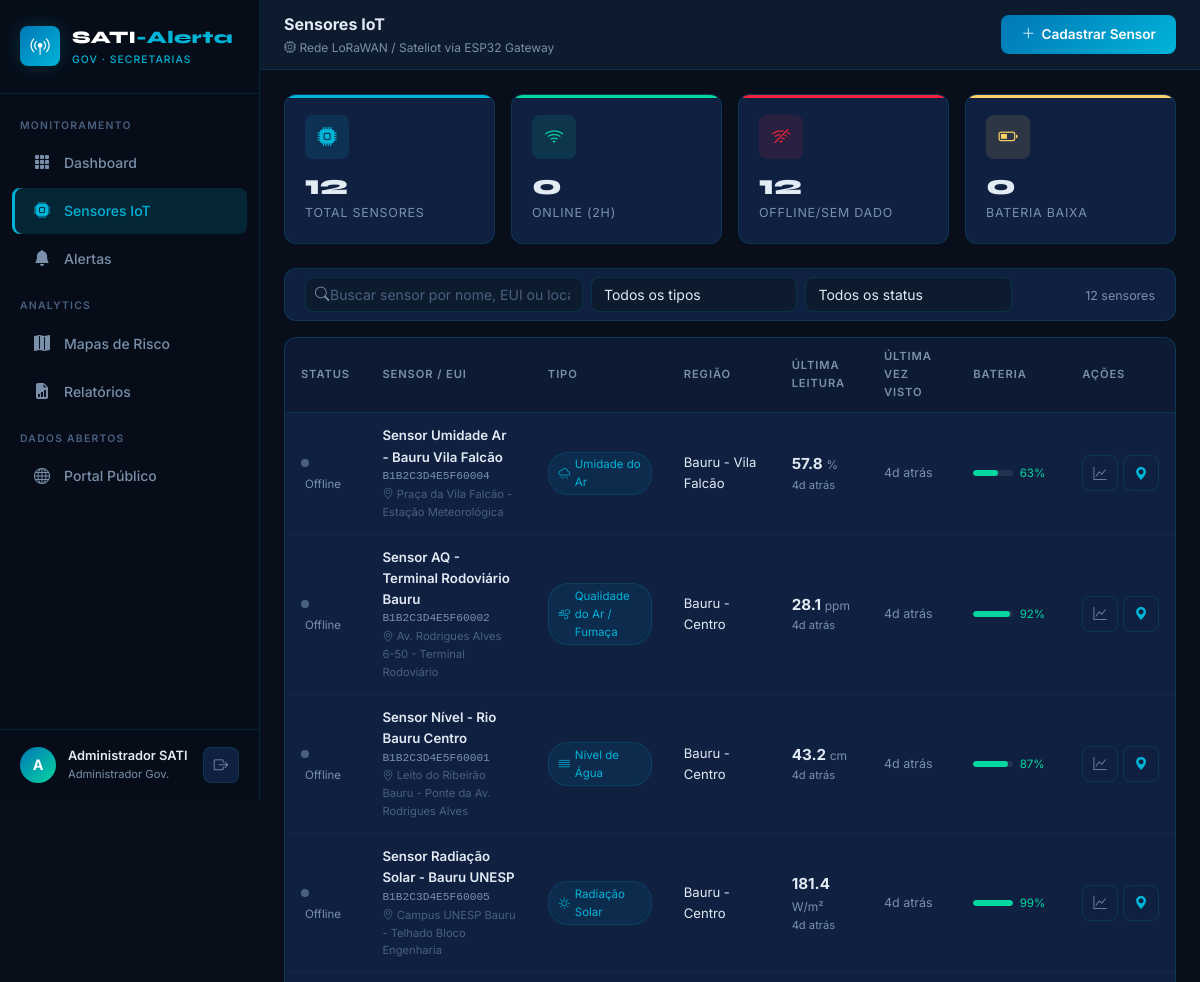
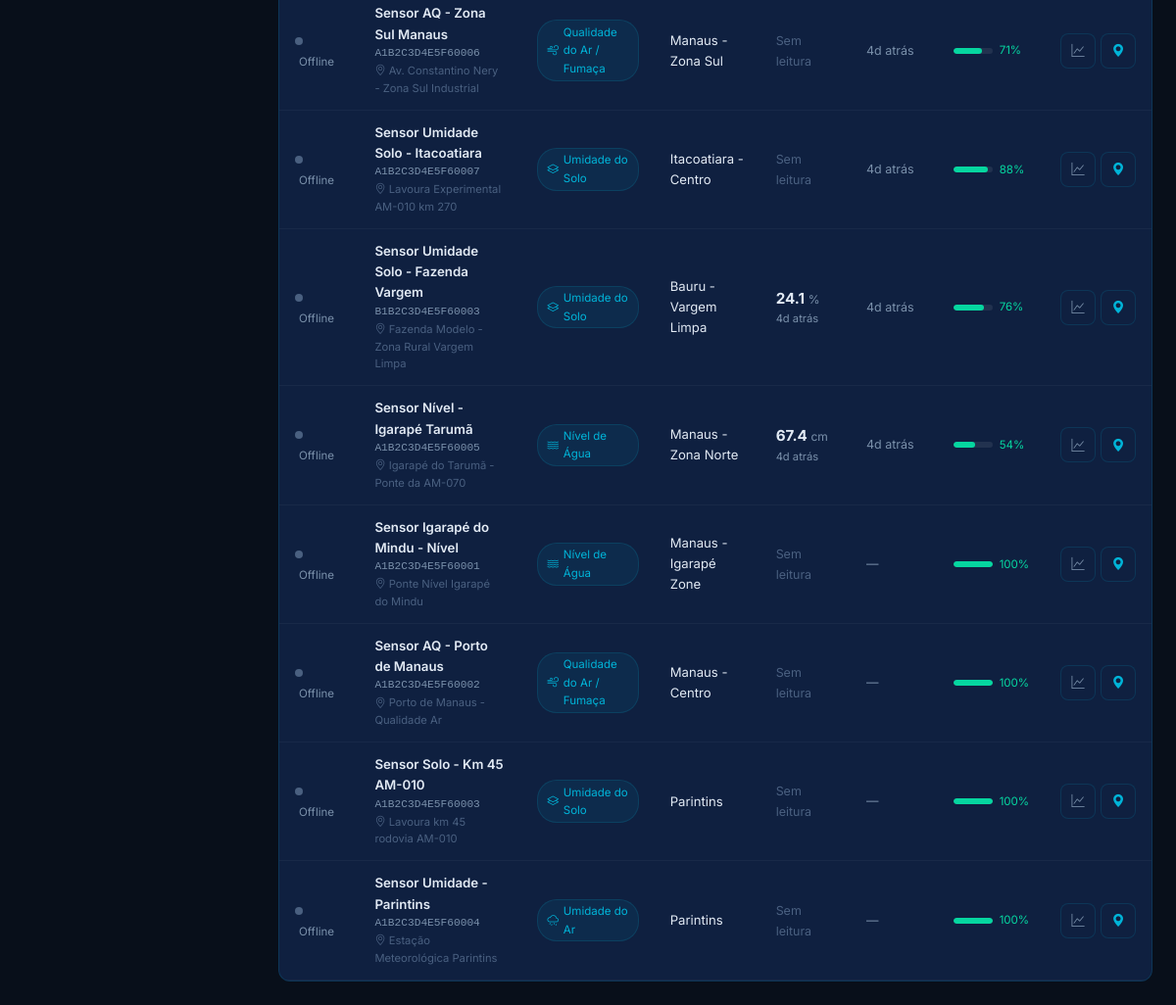
Page /public/admin/sensors (signed in) on the committed database (2 pictures, top to bottom).
### tables this page shows
CREATE TABLE `sensors` (
  `id` int(10) unsigned NOT NULL AUTO_INCREMENT,
  `eui` varchar(32) NOT NULL COMMENT 'DevEUI LoRaWAN ??nico do sensor',
  `name` varchar(100) DEFAULT NULL,
  `sensor_type_id` smallint(5) unsigned NOT NULL,
  `region_id` int(10) unsigned NOT NULL,
  `latitude` decimal(10,7) NOT NULL,
  `longitude` decimal(10,7) NOT NULL,
  `altitude_m` decimal(8,2) DEFAULT NULL,
  `location_desc` varchar(255) DEFAULT NULL COMMENT 'Descri????o textual da localiza????o',
  `installed_at` date DEFAULT NULL,
  `last_seen_at` timestamp NULL DEFAULT NULL,
  `battery_pct` tinyint(3) unsigned DEFAULT 100,
  `is_active` tinyint(1) DEFAULT 1,
  `metadata` longtext DEFAULT NULL COMMENT 'Configura????es extras por tipo de sensor' CHECK (json_valid(`metadata`)),
  `created_at` timestamp NOT NULL DEFAULT current_timestamp(),
  PRIMARY KEY (`id`),
  UNIQUE KEY `eui` (`eui`),
  KEY `sensor_type_id` (`sensor_type_id`),
  KEY `region_id` (`region_id`),
  CONSTRAINT `sensors_ibfk_1` FOREIGN KEY (`sensor_type_id`) REFERENCES `sensor_types` (`id`),
  CONSTRAINT `sensors_ibfk_2` FOREIGN KEY (`region_id`) REFERENCES `regions` (`id`)
);

CREATE TABLE `sensor_types` (
  `id` smallint(5) unsigned NOT NULL AUTO_INCREMENT,
  `code` varchar(50) NOT NULL,
  `name` varchar(100) NOT NULL,
  `unit` varchar(20) DEFAULT NULL COMMENT 'Unidade de medida: ppm, cm, %, ??Sv/h etc.',
  `description` text DEFAULT NULL,
  `icon` varchar(50) DEFAULT 'bi-cpu',
  `min_safe` decimal(12,4) DEFAULT NULL COMMENT 'Limite m??nimo seguro',
  `max_safe` decimal(12,4) DEFAULT NULL COMMENT 'Limite m??ximo seguro',
  `created_at` timestamp NOT NULL DEFAULT current_timestamp(),
  PRIMARY KEY (`id`),
  UNIQUE KEY `code` (`code`)
);

CREATE TABLE `regions` (
  `id` int(10) unsigned NOT NULL AUTO_INCREMENT,
  `name` varchar(120) NOT NULL,
  `state` char(2) NOT NULL,
  `city` varchar(100) DEFAULT NULL,
  `latitude` decimal(10,7) DEFAULT NULL,
  `longitude` decimal(10,7) DEFAULT NULL,
  `geojson` longtext DEFAULT NULL COMMENT 'Pol??gono GeoJSON da regi??o para o mapa' CHECK (json_valid(`geojson`)),
  `created_at` timestamp NOT NULL DEFAULT current_timestamp(),
  PRIMARY KEY (`id`)
);

### core/Helper.php (called while the page is built, shortened)
<?php
class Helper
{
    private static string $baseUrl = '';
    public static function setBaseUrl(string $url): void
    {
        self::$baseUrl = rtrim($url, '/');
    }
    public static function getBaseUrl(): string
    {
        return self::$baseUrl;
    }
    public static function url(string $path = ''): string
    {
        $base = self::getBaseUrl();
        $path = ltrim($path, '/');
        if ($path === 'public' || $path === 'index.php') {
            $path = '';
        }
        if (str_contains($base, 'localhost/appSati-alerta') || str_contains($base, '127.0.0.1/appSati-alerta')) {
            return $path === '' ? $base . '/public' : $base . '/public/' . $path;
        }
        return $path === '' ? $base : $base . '/' . $path;
    }
    public static function asset(string $path): string
    {
        $base     = self::getBaseUrl();
        $root     = defined('ROOT_PATH') ? ROOT_PATH : dirname(__DIR__);
        $path     = ltrim($path, '/');
        $filePath = $root . '/public/assets/' . $path;
        $version  = file_exists($filePath) ? '?v=' . filemtime($filePath) : '';
        return $base . '/public/assets/' . $path . $version;
    }
    public static function e(mixed $value): string
    {
        return htmlspecialchars((string)$value, ENT_QUOTES | ENT_HTML5, 'UTF-8');
    }
    public static function timeAgo(string $date): string
    {
        $diff = time() - strtotime($date);
        return match (true) {
            $diff < 60     => 'agora mesmo',
            $diff < 3600   => floor($diff / 60) . ' min atrás',
            $diff < 86400  => floor($diff / 3600) . 'h atrás',
            default        => floor($diff / 86400) . 'd atrás',
        };
    }
}

### core/Auth.php (called while the page is built, shortened)
<?php
class Auth
{
    private static ?array $currentUser = null;
    public static function user(): ?array
    {
        if (self::$currentUser === null) {
            self::$currentUser = Session::get('user');
        }
        return self::$currentUser;
    }
}

### core/Database.php (called while the page is built, shortened)
<?php
class Database
{
    private static ?PDO $instance = null;
    public static function getInstance(): PDO
    {
        return self::$instance;
    }
    private static function connect(): void
    {
        $cfg = Config::get('database');
        $dsn = "mysql:host={$cfg['host']};port={$cfg['port']};dbname={$cfg['name']};charset={$cfg['charset']}";
        try {
            self::$instance = new PDO($dsn, $cfg['user'], $cfg['pass'], $cfg['options']);
        } catch (PDOException $e) {
            error_log('[SATI-DB] Conexão falhou: ' . $e->getMessage());
            throw new \RuntimeException('Falha na conexão com o banco de dados: ' . $e->getMessage(), (int)$e->getCode(), $e);
        }
    }
    public static function query(string $sql, array $params = []): \PDOStatement
    {
        $pdo  = self::getInstance();
        $stmt = $pdo->prepare($sql);
        $stmt->execute($params);
        return $stmt;
    }
    public static function fetchAll(string $sql, array $params = []): array
    {
        return self::query($sql, $params)->fetchAll();
    }
}

### public/views/admin/sensors.php (the view, shortened to what this page needs)
<?php
$user = Auth::user();
$sensors = Database::fetchAll(
    "SELECT s.id, s.eui, s.name, s.latitude, s.longitude, s.location_desc,
            s.battery_pct, s.is_active, s.last_seen_at, s.installed_at,
            st.code AS type_code, st.name AS type_name, st.unit, st.icon,
            r.name AS region_name,
            (SELECT value FROM sensor_readings sr
             WHERE sr.sensor_id = s.id ORDER BY sr.recorded_at DESC LIMIT 1) AS last_value,
            (SELECT recorded_at FROM sensor_readings sr
             WHERE sr.sensor_id = s.id ORDER BY sr.recorded_at DESC LIMIT 1) AS last_reading_at
     FROM sensors s
     JOIN sensor_types st ON st.id = s.sensor_type_id
     JOIN regions r ON r.id = s.region_id
     ORDER BY s.is_active DESC, s.last_seen_at DESC"
);
$totalSensors  = count($sensors);
$onlineSensors = count(array_filter($sensors, fn($s) => $s['is_active'] && $s['last_seen_at'] && strtotime($s['last_seen_at']) > time() - 7200));
$offlineSensors = $totalSensors - $onlineSensors;
?>
<!DOCTYPE html>
<html lang="pt-BR">
<head>
  <link href="https://cdn.jsdelivr.net/npm/bootstrap@5.3.3/dist/css/bootstrap.min.css" rel="stylesheet">
  <link href="https://cdn.jsdelivr.net/npm/bootstrap-icons@1.11.3/font/bootstrap-icons.min.css" rel="stylesheet">
  <link href="<?= Helper::asset('css/style.css') ?>" rel="stylesheet">
</head>
<body>
<div class="app-shell">
  <aside class="sidebar">
    <div class="sidebar-brand">
      <div class="brand-icon"><i class="bi bi-broadcast-pin" style="color:#fff"></i></div>
      <div>
        <div class="brand-name">SATI<span style="color:var(--sati-teal)">-Alerta</span></div>
        <div class="brand-tag">Gov · Secretarias</div>
      </div>
    </div>
    <nav class="sidebar-nav">
      <div class="nav-section-label">Monitoramento</div>
      <a href="<?= Helper::url('admin/dashboard') ?>" class="nav-link"><i class="bi bi-grid-3x3-gap-fill"></i> Dashboard</a>
      <a href="<?= Helper::url('admin/sensors') ?>" class="nav-link active"><i class="bi bi-cpu-fill"></i> Sensores IoT</a>
      <a href="<?= Helper::url('admin/alerts') ?>" class="nav-link"><i class="bi bi-bell-fill"></i> Alertas</a>
      <div class="nav-section-label mt-2">Analytics</div>
      <a href="#" class="nav-link"><i class="bi bi-map-fill"></i> Mapas de Risco</a>
      <a href="<?= Helper::url('admin/reports') ?>" class="nav-link"><i class="bi bi-file-earmark-bar-graph-fill"></i> Relatórios</a>
      <div class="nav-section-label mt-2">Dados Abertos</div>
      <a href="<?= Helper::url('public') ?>" class="nav-link"><i class="bi bi-globe"></i> Portal Público</a>
    </nav>
    <div class="sidebar-footer">
      <div class="user-info">
        <div class="user-avatar"><?= strtoupper(substr($user['name'], 0, 1)) ?></div>
        <div><div class="user-name"><?= Helper::e($user['name']) ?></div><div class="user-role">Administrador Gov.</div></div>
        <a href="<?= Helper::url('logout') ?>" class="ms-auto btn-icon" title="Sair" style="text-decoration:none"><i class="bi bi-box-arrow-right"></i></a>
      </div>
    </div>
  </aside>
  <main class="main-content">
    <div class="topbar">
      <div>
        <div class="topbar-title">Sensores IoT</div>
        <div class="topbar-subtitle"><i class="bi bi-cpu"></i> Rede LoRaWAN / Sateliot via ESP32 Gateway</div>
      </div>
      <div class="topbar-actions">
        <button class="btn-sati-primary" data-bs-toggle="modal" data-bs-target="#modalAddSensor">
          <i class="bi bi-plus-lg"></i> <span class="d-none d-sm-inline">Cadastrar Sensor</span>
        </button>
      </div>
    </div>
    <div class="page-content">
      <div class="kpi-grid mb-4" style="grid-template-columns:repeat(auto-fit,minmax(160px,1fr))">
        <div class="kpi-card accent-teal fade-in-up">
          <div class="kpi-icon"><i class="bi bi-cpu-fill"></i></div>
          <div class="kpi-value"><?= $totalSensors ?></div>
          <div class="kpi-label">Total Sensores</div>
        </div>
        <div class="kpi-card accent-green fade-in-up">
          <div class="kpi-icon" style="--accent-color:var(--sati-green)"><i class="bi bi-wifi"></i></div>
          <div class="kpi-value"><?= $onlineSensors ?></div>
          <div class="kpi-label">Online (2h)</div>
        </div>
        <div class="kpi-card accent-danger fade-in-up">
          <div class="kpi-icon" style="--accent-color:var(--sati-danger)"><i class="bi bi-wifi-off"></i></div>
          <div class="kpi-value"><?= $offlineSensors ?></div>
          <div class="kpi-label">Offline/Sem Dado</div>
        </div>
        <div class="kpi-card accent-warning fade-in-up">
          <div class="kpi-icon" style="--accent-color:var(--sati-warning)"><i class="bi bi-battery-half"></i></div>
          <div class="kpi-value"><?= count(array_filter($sensors, fn($s) => ($s['battery_pct'] ?? 100) < 20)) ?></div>
          <div class="kpi-label">Bateria Baixa</div>
        </div>
      </div>
      <div class="panel mb-3">
        <div class="panel-body py-2">
          <div class="row g-2 align-items-center">
            <div class="col-md-4">
              <div style="position:relative">
                <i class="bi bi-search" style="position:absolute;left:10px;top:50%;transform:translateY(-50%);color:var(--sati-text-muted)"></i>
                <input type="text" id="sensor-search" class="form-control ps-4" placeholder="Buscar sensor por nome, EUI ou localização...">
              </div>
            </div>
            <div class="col-md-3">
              <select id="filter-type" class="form-select">
                <option value="">Todos os tipos</option>
              </select>
            </div>
            <div class="col-md-3">
              <select id="filter-status" class="form-select">
                <option value="">Todos os status</option>
              </select>
            </div>
            <div class="col-md-2 text-end">
              <span style="font-size:.78rem;color:var(--sati-text-muted)" id="sensor-count"><?= $totalSensors ?> sensores</span>
            </div>
          </div>
        </div>
      </div>
      <div class="panel">
        <div class="panel-body p-0">
          <div style="overflow-x:auto">
            <table class="sati-table" id="sensors-table">
              <thead>
                <tr>
                  <th>Status</th>
                  <th>Sensor / EUI</th>
                  <th>Tipo</th>
                  <th>Região</th>
                  <th>Última Leitura</th>
                  <th>Última Vez Visto</th>
                  <th>Bateria</th>
                  <th>Ações</th>
                </tr>
              </thead>
              <tbody>
                <?php foreach ($sensors as $sensor):
                    $isOnline   = $sensor['is_active'] && $sensor['last_seen_at'] && strtotime($sensor['last_seen_at']) > time() - 7200;
                    $statusClass= $isOnline ? 'online' : 'offline';
                    $batteryPct = (int)($sensor['battery_pct'] ?? 100);
                    $batteryColor = $batteryPct < 20 ? 'var(--sati-danger)' : ($batteryPct < 50 ? 'var(--sati-warning)' : 'var(--sati-green)');
                ?>
                <tr class="sensor-row"
                    data-type="<?= Helper::e($sensor['type_code']) ?>"
                    data-status="<?= $isOnline ? 'online' : 'offline' ?>">
                  <td>
                    <span class="status-dot <?= $statusClass ?>"></span>
                    <span style="font-size:.72rem;color:var(--sati-text-muted);margin-left:4px"><?= $isOnline ? 'Online' : 'Offline' ?></span>
                  </td>
                  <td>
                    <div style="font-weight:600;color:var(--sati-text);font-size:.83rem"><?= Helper::e($sensor['name'] ?? 'Sem nome') ?></div>
                    <div style="font-size:.7rem;color:var(--sati-text-muted);font-family:monospace"><?= Helper::e($sensor['eui']) ?></div>
                    <?php if ($sensor['location_desc']): ?>
                      <div style="font-size:.7rem;color:var(--sati-text-dim)"><i class="bi bi-geo-alt"></i> <?= Helper::e($sensor['location_desc']) ?></div>
                    <?php endif; ?>
                  </td>
                  <td>
                    <span style="display:inline-flex;align-items:center;gap:.3rem;background:rgba(0,180,216,.08);border:1px solid rgba(0,180,216,.15);border-radius:20px;padding:.15rem .6rem;font-size:.72rem;color:var(--sati-teal)">
                      <i class="bi <?= Helper::e($sensor['icon'] ?? 'bi-cpu') ?>"></i>
                      <?= Helper::e($sensor['type_name']) ?>
                    </span>
                  </td>
                  <td style="font-size:.82rem"><?= Helper::e($sensor['region_name']) ?></td>
                  <td>
                    <?php if ($sensor['last_value'] !== null): ?>
                      <strong style="font-size:.95rem"><?= round((float)$sensor['last_value'], 1) ?></strong>
                      <span style="color:var(--sati-text-muted);font-size:.75rem"> <?= Helper::e($sensor['unit'] ?? '') ?></span>
                      <?php if ($sensor['last_reading_at']): ?>
                        <div style="font-size:.7rem;color:var(--sati-text-muted)"><?= Helper::timeAgo($sensor['last_reading_at']) ?></div>
                      <?php endif; ?>
                    <?php else: ?>
                      <span style="color:var(--sati-text-dim);font-size:.78rem">Sem leitura</span>
                    <?php endif; ?>
                  </td>
                  <td style="font-size:.78rem;color:var(--sati-text-muted)">
                    <?= $sensor['last_seen_at'] ? Helper::timeAgo($sensor['last_seen_at']) : '—' ?>
                  </td>
                  <td>
                    <?php if ($batteryPct !== null): ?>
                      <div style="display:flex;align-items:center;gap:.4rem">
                        <div style="width:40px;height:6px;background:rgba(255,255,255,.08);border-radius:3px;overflow:hidden">
                          <div style="width:<?= $batteryPct ?>%;height:100%;background:<?= $batteryColor ?>;border-radius:3px;transition:.5s"></div>
                        </div>
                        <span style="font-size:.72rem;color:<?= $batteryColor ?>"><?= $batteryPct ?>%</span>
                      </div>
                    <?php else: ?>
                      <span style="color:var(--sati-text-dim)">—</span>
                    <?php endif; ?>
                  </td>
                  <td>
                    <div style="display:flex;gap:.3rem">
                      <button class="btn-icon" title="Ver histórico" onclick="viewSensorHistory(<?= $sensor['id'] ?>, '<?= Helper::e($sensor['name']) ?>')">
                        <i class="bi bi-graph-up"></i>
                      </button>
                      <button class="btn-icon" title="Localizar no mapa">
                        <i class="bi bi-geo-alt-fill text-teal"></i>
                      </button>
                    </div>
                  </td>
                </tr>
                <?php endforeach; ?>
              </tbody>
            </table>
          </div>
        </div>
      </div>
    </div>
  </main>
</div>
</body>
</html>

### rows in the picture
sensors: is_active 1 (drawn), name "Sensor Umidade Ar - Bauru Vila Falcão", eui "B1B2C3D4E5F60004", location_desc "Praça da Vila Falcão - Estação Meteorológica", sensor_type.name "Umidade do Ar", region.name "Bauru - Vila Falcão", last_value "57.8", sensor_type.unit "%", last_reading_at "4d atrás", last_seen_at "4d atrás", battery_pct "63"
sensors: is_active 1 (drawn), name "Sensor AQ - Terminal Rodoviário Bauru", eui "B1B2C3D4E5F60002", location_desc "Av. Rodrigues Alves 6-50 - Terminal Rodoviário", sensor_type.name "Qualidade do Ar / Fumaça", region.name "Bauru - Centro", last_value "28.1", sensor_type.unit "ppm", last_reading_at "4d atrás", last_seen_at "4d atrás", battery_pct "92"
sensors: is_active 1 (drawn), name "Sensor Nível - Rio Bauru Centro", eui "B1B2C3D4E5F60001", location_desc "Leito do Ribeirão Bauru - Ponte da Av. Rodrigues Alves", sensor_type.name "Nível de Água", region.name "Bauru - Centro", last_value "43.2", sensor_type.unit "cm", last_reading_at "4d atrás", last_seen_at "4d atrás", battery_pct "87"
sensors: is_active 1 (drawn), name "Sensor Radiação Solar - Bauru UNESP", eui "B1B2C3D4E5F60005", location_desc "Campus UNESP Bauru - Telhado Bloco Engenharia", sensor_type.name "Radiação Solar", region.name "Bauru - Centro", last_value "181.4", sensor_type.unit "W/m²", last_reading_at "4d atrás", last_seen_at "4d atrás", battery_pct "99"
sensors: is_active 1 (drawn), name "Sensor AQ - Zona Sul Manaus", eui "A1B2C3D4E5F60006", location_desc "Av. Constantino Nery - Zona Sul Industrial", sensor_type.name "Qualidade do Ar / Fumaça", region.name "Manaus - Zona Sul", shows "Sem leitura", last_seen_at "4d atrás", battery_pct "71"
sensors: is_active 1 (drawn), name "Sensor Umidade Solo - Itacoatiara", eui "A1B2C3D4E5F60007", location_desc "Lavoura Experimental AM-010 km 270", sensor_type.name "Umidade do Solo", region.name "Itacoatiara - Centro", shows "Sem leitura", last_seen_at "4d atrás", battery_pct "88"
sensors: is_active 1 (drawn), name "Sensor Umidade Solo - Fazenda Vargem", eui "B1B2C3D4E5F60003", location_desc "Fazenda Modelo - Zona Rural Vargem Limpa", sensor_type.name "Umidade do Solo", region.name "Bauru - Vargem Limpa", last_value "24.1", sensor_type.unit "%", last_reading_at "4d atrás", last_seen_at "4d atrás", battery_pct "76"
sensors: is_active 1 (drawn), name "Sensor Nível - Igarapé Tarumã", eui "A1B2C3D4E5F60005", location_desc "Igarapé do Tarumã - Ponte da AM-070", sensor_type.name "Nível de Água", region.name "Manaus - Zona Norte", last_value "67.4", sensor_type.unit "cm", last_reading_at "4d atrás", last_seen_at "4d atrás", battery_pct "54"
sensors: is_active 1 (drawn), name "Sensor Igarapé do Mindu - Nível", eui "A1B2C3D4E5F60001", location_desc "Ponte Nível Igarapé do Mindu", sensor_type.name "Nível de Água", region.name "Manaus - Igarapé Zone", shows "Sem leitura", battery_pct "100"
sensors: is_active 1 (drawn), name "Sensor AQ - Porto de Manaus", eui "A1B2C3D4E5F60002", location_desc "Porto de Manaus - Qualidade Ar", sensor_type.name "Qualidade do Ar / Fumaça", region.name "Manaus - Centro", shows "Sem leitura", battery_pct "100"
sensors: is_active 1 (drawn), name "Sensor Solo - Km 45 AM-010", eui "A1B2C3D4E5F60003", location_desc "Lavoura km 45 rodovia AM-010", sensor_type.name "Umidade do Solo", region.name "Parintins", shows "Sem leitura", battery_pct "100"
sensors: is_active 1 (drawn), name "Sensor Umidade - Parintins", eui "A1B2C3D4E5F60004", location_desc "Estação Meteorológica Parintins", sensor_type.name "Umidade do Ar", region.name "Parintins", shows "Sem leitura", battery_pct "100"

### other values in the picture
substr($user['name'], 0, 1) "A"
Helper::e($user['name']) "Administrador SATI"
$totalSensors "12"
$onlineSensors "0"
$offlineSensors "12"
